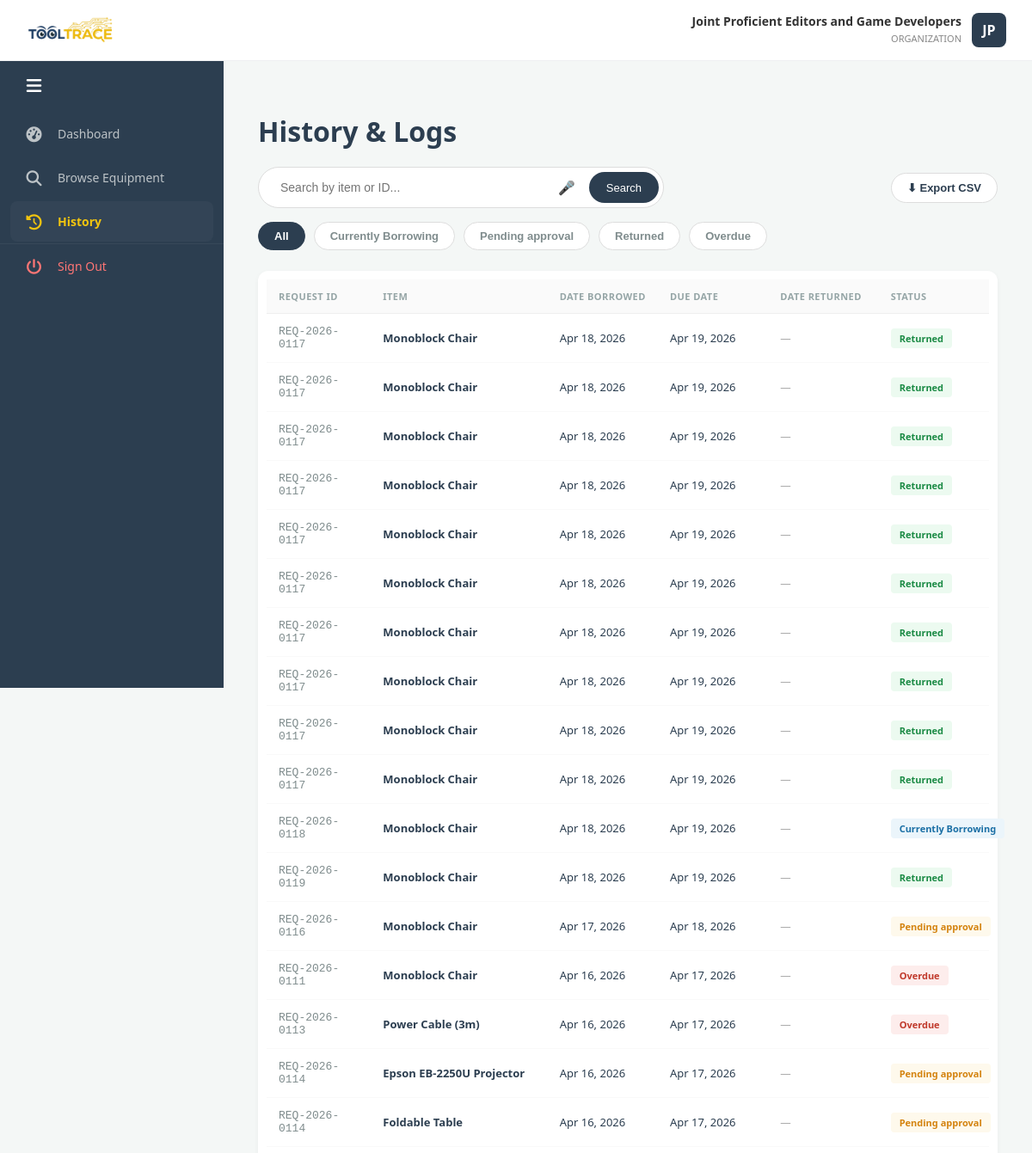
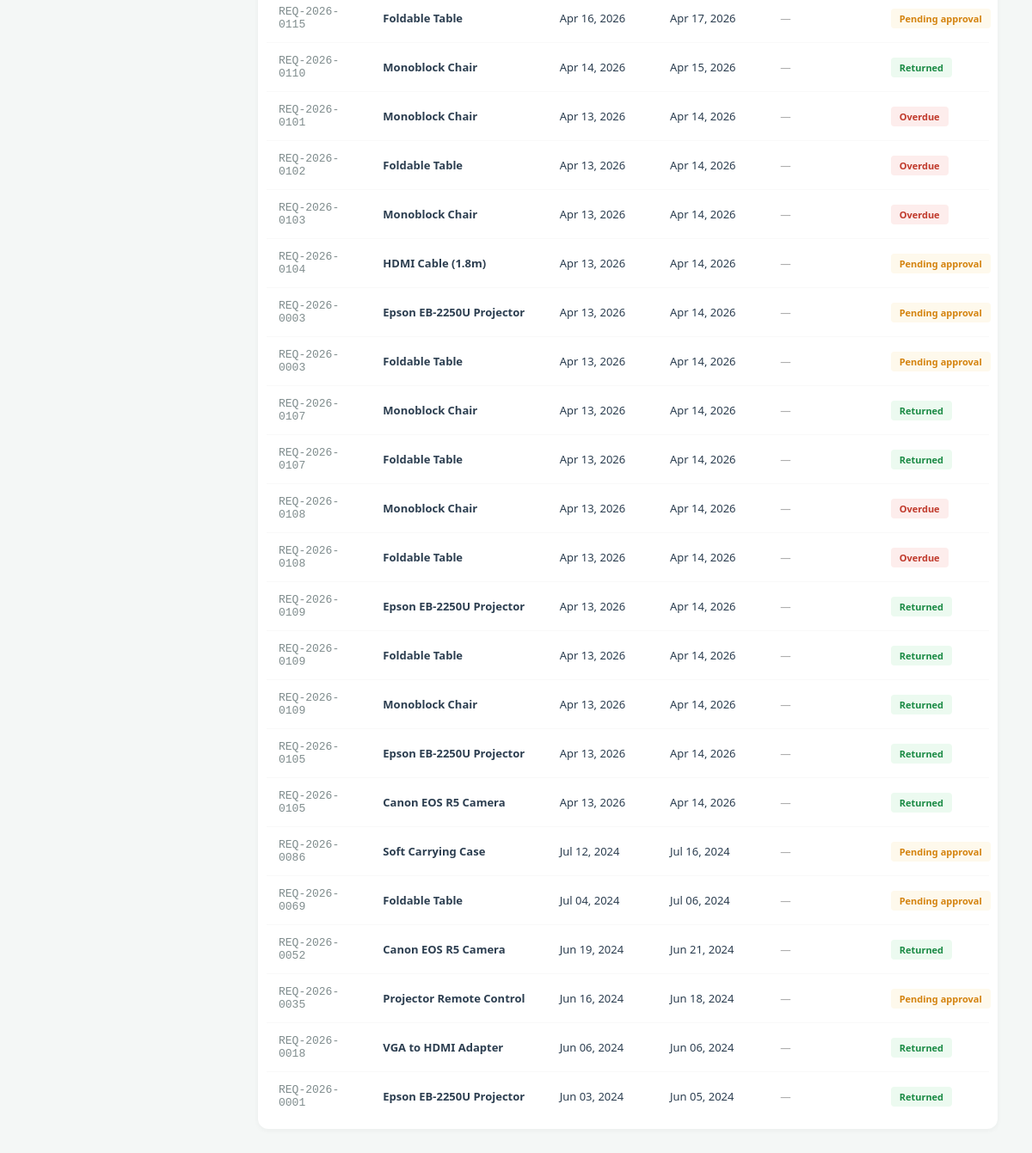
The page /org_history.php (signed in) on the database its author committed (2 pictures, top to bottom).
### tables this page shows
CREATE TABLE `borrow_transactions` (
  `transaction_id` varchar(20) NOT NULL,
  `request_group_id` varchar(20) DEFAULT NULL,
  `org_id` varchar(10) NOT NULL,
  `equipment_id` varchar(20) NOT NULL,
  `unit_id` int(11) DEFAULT NULL,
  `staff_id` int(11) NOT NULL,
  `purpose` varchar(255) DEFAULT NULL,
  `location` varchar(255) DEFAULT NULL,
  `officer_in_charge` varchar(120) DEFAULT NULL,
  `date_borrowed` date DEFAULT NULL,
  `due_date` date DEFAULT NULL,
  `date_returned` date DEFAULT NULL,
  `status` enum('Pending','Borrowed','Returned','Overdue','Lost') NOT NULL DEFAULT 'Pending',
  `approval_status` enum('Pending','Approved','Rejected') NOT NULL DEFAULT 'Pending',
  `approved_by_staff_id` int(11) DEFAULT NULL,
  `created_at` datetime DEFAULT current_timestamp(),
  `updated_at` datetime DEFAULT current_timestamp() ON UPDATE current_timestamp(),
  `oic_id_path` varchar(255) DEFAULT NULL,
  `oic_id_mime` varchar(100) DEFAULT NULL,
  `oic_id_original_name` varchar(255) DEFAULT NULL
);

CREATE TABLE `equipment` (
  `equipment_id` varchar(20) NOT NULL,
  `name` varchar(100) NOT NULL,
  `brand` varchar(50) DEFAULT NULL,
  `description` text DEFAULT NULL,
  `category` varchar(50) NOT NULL,
  `quantity` int(10) UNSIGNED NOT NULL DEFAULT 0,
  `serial_no` varchar(50) DEFAULT NULL,
  `location` varchar(100) DEFAULT NULL,
  `image` varchar(255) DEFAULT NULL,
  `created_at` datetime DEFAULT current_timestamp(),
  `updated_at` datetime DEFAULT current_timestamp() ON UPDATE current_timestamp()
);

### includes/config.php (called while the page is built, shortened)
<?php
function db(): PDO {
    static $pdo = null;
    if ($pdo === null) {
        try {
            $mysqlUrl = getenv('MYSQL_URL');
            if ($mysqlUrl) {
                $pdo = new PDO($mysqlUrl, [
                    PDO::ATTR_ERRMODE            => PDO::ERRMODE_EXCEPTION,
                    PDO::ATTR_DEFAULT_FETCH_MODE => PDO::FETCH_ASSOC,
                    PDO::ATTR_EMULATE_PREPARES   => false,
                ]);
            } else {
                $dsn = 'mysql:host=' . DB_HOST . ';dbname=' . DB_NAME . ';charset=' . DB_CHARSET;
                $pdo = new PDO($dsn, DB_USER, DB_PASS, [
                    PDO::ATTR_ERRMODE            => PDO::ERRMODE_EXCEPTION,
                    PDO::ATTR_DEFAULT_FETCH_MODE => PDO::FETCH_ASSOC,
                    PDO::ATTR_EMULATE_PREPARES   => false,
                ]);
            }
        } catch (PDOException $e) {
            die('Database connection failed: ' . $e->getMessage());
        }
    }
    return $pdo;
}
?>

### includes/borrow_requests_store.php (called while the page is built, shortened)
<?php
require_once __DIR__ . '/config.php';
function tooltrace_borrow_requests_for_org(string $orgEmail): array
{
    $orgEmail = strtolower(trim($orgEmail));
    $stmt = db()->prepare("
        SELECT
            bt.*,
            e.name        AS equipment_name,
            e.image       AS equipment_image,
            e.category    AS equipment_category,
            eu.unit_number,
            eu.condition_tag,
            o.org_name    AS organization_name,
            o.org_email   AS organization_email,
            s.name        AS staff_name,
            sa.name       AS approved_by_name
        FROM borrow_transactions bt
        LEFT JOIN equipment       e  ON bt.equipment_id = e.equipment_id
        LEFT JOIN equipment_units eu ON bt.unit_id      = eu.unit_id
        LEFT JOIN organizations   o  ON bt.org_id       = o.org_id
        LEFT JOIN staff           s  ON bt.staff_id     = s.staff_id
        LEFT JOIN staff           sa ON bt.approved_by_staff_id = sa.staff_id
        WHERE LOWER(o.org_email) = ?
        ORDER BY bt.date_borrowed DESC
    ");
    $stmt->execute([$orgEmail]);
    $rows = $stmt->fetchAll();
    return array_map('tooltrace_borrow_normalize_row', $rows);
}
function tooltrace_borrow_normalize_row(array $row): array
{
    $dueDateRaw      = $row['due_date']      ?? '';
    $dateBorrowedRaw = $row['date_borrowed'] ?? '';
    $requestGroupId  = $row['request_group_id'] ?? null;
    $requestId       = $requestGroupId ?: ($row['transaction_id'] ?? '');
    return [
        'request_id'         => $requestId,
        'transaction_id'     => $row['transaction_id']    ?? '',
        'request_group_id'   => $requestGroupId,
        'org_id'             => $row['org_id']            ?? '',
        'equipment_id'       => $row['equipment_id']      ?? '',
        'unit_id'            => $row['unit_id']           ?? null,
        'unit_number'        => $row['unit_number']       ?? null,
        'staff_id'           => $row['staff_id']          ?? null,
        'item'               => $row['equipment_name']    ?? '',
        'equipment_name'     => $row['equipment_name']    ?? '',
        'equipment_image'    => $row['equipment_image']   ?? '',
        'equipment_category' => $row['equipment_category'] ?? '',
        'condition_tag'      => $row['condition_tag']     ?? '',
        'organization_name'  => $row['organization_name']  ?? '',
        'organization_email' => $row['organization_email'] ?? '',
        'staff_name'         => $row['staff_name']        ?? '',
        'approved_by'        => $row['approved_by_name']  ?? '',
        'approved_by_staff_id' => $row['approved_by_staff_id'] ?? null,
        'purpose'            => $row['purpose']           ?? '',
        'oic_id_path'        => $row['oic_id_path']       ?? null,
        'oic_id_mime'        => $row['oic_id_mime']       ?? null,
        'oic_id_original_name' => $row['oic_id_original_name'] ?? null,
        'date_requested'     => $dateBorrowedRaw,
        'date_needed'        => $dateBorrowedRaw,
        'date_borrowed'      => $dateBorrowedRaw,
        'due_date'           => $dueDateRaw,
        'return_date'        => $dueDateRaw,
        'date_returned'      => $row['date_returned'] ?? '',
        'status'             => $row['status']            ?? 'Borrowed',
        'approval_status'    => $row['approval_status']   ?? 'Pending',
        'returned'           => !empty($row['date_returned']),
    ];
}
function tooltrace_borrow_request_approval_status(array $row): string
{
    $raw = strtolower(trim((string) ($row['approval_status'] ?? 'pending')));
    if ($raw === 'approved') return 'approved';
    return 'pending';
}
function tooltrace_borrow_item_label(array $row): string
{
    return $row['equipment_name'] ?? $row['item'] ?? 'Equipment';
}

### org_history.php (the view, shortened to what this page needs)
<?php
require_once __DIR__ . '/includes/borrow_requests_store.php';
$orgEmail = (string) $_SESSION['organization_email'];
$today = new DateTimeImmutable('today');
$history = [];
foreach (tooltrace_borrow_requests_for_org($orgEmail) as $r) {
    $ap = tooltrace_borrow_request_approval_status($r);
    $id         = isset($r['request_id']) ? (string) $r['request_id'] : 'REQ';
    $item       = tooltrace_borrow_item_label($r);
    $borrowed   = isset($r['date_needed'])
                    ? (string) $r['date_needed']
                    : (isset($r['date_requested']) ? (string) $r['date_requested'] : date('Y-m-d'));
    $retDate    = isset($r['return_date']) ? trim((string) $r['return_date']) : '';
    $returned   = !empty($r['returned']);
    $returnedOn = $returned && isset($r['returned_at']) ? (string) $r['returned_at'] : '';
    if ($ap === 'pending') {
        $status = 'Pending approval';
    } elseif ($returned) {
        $status = 'Returned';
    } elseif ($retDate !== '') {
        try {
            $rd = new DateTimeImmutable($retDate);
            $status = ($rd < $today) ? 'Overdue' : 'Currently Borrowing';
        } catch (Exception $e) {
            $status = 'Currently Borrowing';
        }
    } else {
        $status = 'Currently Borrowing';
    }
    $history[] = [
        'id'            => $id,
        'item'          => $item,
        'date_borrowed' => $borrowed,
        'due_date'      => $retDate,
        'date_returned' => $returnedOn,
        'status'        => $status,
    ];
}
usort($history, static fn($a, $b) =>
    strtotime($b['date_borrowed']) <=> strtotime($a['date_borrowed'])
);
$search = isset($_GET['search']) ? trim($_GET['search']) : '';
$filter = isset($_GET['filter']) ? $_GET['filter'] : 'All';
$filtered_history = array_filter($history, static function ($row) use ($filter, $search) {
    $matches_filter = ($filter === 'All' || $row['status'] === $filter);
    $matches_search = ($search === '' ||
                       stripos($row['item'], $search) !== false ||
                       stripos($row['id'],   $search) !== false);
    return $matches_filter && $matches_search;
});
$filtered_history = array_values($filtered_history);
?>
<!DOCTYPE html>
<html lang="en">
<head>
    <link rel="stylesheet" href="https://cdnjs.cloudflare.com/ajax/libs/font-awesome/6.4.0/css/all.min.css">
</head>
<body>
    <?php include 'navbar.php'; ?>
    <main class="main-wrapper">
        <h1 style="margin-bottom: 20px;">History &amp; Logs</h1>
        <div class="controls-container">
            <div class="top-bar">
                <form action="" method="GET" id="searchForm" class="search-box">
                    <input type="text" name="search" id="searchInput" class="search-input"
                           placeholder="Search by item or ID..."
                           value="<?php echo htmlspecialchars($search); ?>">
                    <button type="button" class="mic-btn" id="micBtn">🎤</button>
                    <button type="submit" class="btn-search">Search</button>
                </form>
                <button class="export-btn" onclick="exportCSV()">⬇ Export CSV</button>
            </div>
            <div class="filter-list">
                <?php
                $categories = ['All', 'Currently Borrowing', 'Pending approval', 'Returned', 'Overdue'];
                foreach ($categories as $cat):
                    $activeClass = ($filter === $cat) ? 'active' : '';
                ?>
                    <button type="button" class="filter-btn <?php echo $activeClass; ?>"
                            onclick="setFilter('<?php echo htmlspecialchars($cat); ?>')">
                        <?php echo htmlspecialchars($cat); ?>
                    </button>
                <?php endforeach; ?>
            </div>
        </div>
        <div class="history-card">
            <table id="historyTable">
                <thead>
                    <tr>
                        <th style="width:14%">Request ID</th>
                        <th style="width:26%">Item</th>
                        <th style="width:15%">Date Borrowed</th>
                        <th style="width:15%">Due Date</th>
                        <th style="width:15%">Date Returned</th>
                        <th style="width:15%">Status</th>
                    </tr>
                </thead>
                <tbody>
                    <?php if (empty($filtered_history)): ?>
                        <tr>
                            <td colspan="6">
                                <div class="empty-state">
                                    <i class="fa-solid fa-clock-rotate-left"></i>
                                    <?php if (empty($history)): ?>
                                        No borrow history yet.<br>
                                        <a href="borrow_list.php">Browse equipment</a> to get started.
                                    <?php else: ?>
                                        No records match your search or filter criteria.
                                    <?php endif; ?>
                                </div>
                            </td>
                        </tr>
                    <?php else: ?>
                        <?php foreach ($filtered_history as $row):
                            $cssStatus = strtolower(str_replace(' ', '-', $row['status']));
                            $searchText = strtolower($row['id'] . ' ' . $row['item']);
                        ?>
                        <tr data-status="<?php echo htmlspecialchars($row['status']); ?>"
                            data-search="<?php echo htmlspecialchars($searchText); ?>">
                            <td style="font-family:monospace; color:#7f8c8d;">
                                <?php echo htmlspecialchars($row['id']); ?>
                            </td>
                            <td><strong><?php echo htmlspecialchars($row['item']); ?></strong></td>
                            <td><?php echo $row['date_borrowed'] ? htmlspecialchars(date('M d, Y', strtotime($row['date_borrowed']))) : '<span class="muted">—</span>'; ?></td>
                            <td><?php echo $row['due_date'] ? htmlspecialchars(date('M d, Y', strtotime($row['due_date']))) : '<span class="muted">—</span>'; ?></td>
                            <td><?php echo $row['date_returned'] ? htmlspecialchars(date('M d, Y', strtotime($row['date_returned']))) : '<span class="muted">—</span>'; ?></td>
                            <td>
                                <span class="status <?php echo htmlspecialchars($cssStatus); ?>">
                                    <?php echo htmlspecialchars($row['status']); ?>
                                </span>
                            </td>
                        </tr>
                        <?php endforeach; ?>
                    <?php endif; ?>
                </tbody>
            </table>
        </div>
    </main>
</body>
</html>

### org_history.php (style rules this page uses)
:root { --primary: #2c3e50; --bg: #f4f7f6; }
body { font-family: 'Segoe UI', sans-serif; margin: 0; background: var(--bg); color: var(--primary); }
.controls-container { display: flex; flex-direction: column; gap: 16px; margin-bottom: 24px; }
.top-bar { display: flex; justify-content: space-between; align-items: center; flex-wrap: wrap; gap: 12px; }
.search-box { display: flex; gap: 10px; background: white; padding: 5px; border-radius: 30px; border: 1px solid #ddd; max-width: 460px; flex: 1; }
.search-input { flex: 1; border: none; padding: 10px 20px; outline: none; border-radius: 30px; font-size: 14px; }
.mic-btn { background: none; border: none; cursor: pointer; font-size: 16px; color: #7f8c8d; }
.btn-search { background: var(--primary); color: white; border: none; padding: 0 20px; border-radius: 20px; cursor: pointer; font-size: 13px; }
.export-btn { background: white; color: var(--primary); border: 1px solid #ddd; padding: 9px 18px; border-radius: 20px; font-size: 13px; font-weight: 600; cursor: pointer; white-space: nowrap; }
.filter-list { display: flex; gap: 10px; flex-wrap: wrap; }
.filter-btn { text-decoration: none; padding: 8px 18px; border-radius: 20px; font-size: 13px; font-weight: 600; background: white; color: #7f8c8d; border: 1px solid #ddd; transition: 0.2s; cursor: pointer; }
.filter-btn.active { background: var(--primary); color: white; border-color: var(--primary); }
.history-card { background: white; border-radius: 12px; padding: 10px; box-shadow: 0 2px 6px rgba(0,0,0,0.04); }
table { width: 100%; border-collapse: collapse; table-layout: fixed; }
th { text-align: left; padding: 12px 14px; background: #fafafa; color: #95a5a6; font-size: 11px; text-transform: uppercase; letter-spacing: .04em; border-bottom: 1px solid #eee; }
td { padding: 13px 14px; border-bottom: 1px solid #f9f9f9; font-size: 13px; word-break: break-word; }
tr:last-child td { border-bottom: none; }
.status { font-size: 11px; font-weight: 600; padding: 4px 10px; border-radius: 4px; white-space: nowrap; }
.returned { background: #ecfaf0; color: #1a8a44; }
.overdue { background: #fdedec; color: #c0392b; }
.currently-borrowing { background: #ebf5fb; color: #1a6fa5; }
.pending-approval { background: #fef9ec; color: #d4830f; }
.muted { color: #aaa; font-style: italic; }

### navbar.php (style rules this page uses)
:root { --primary: #2c3e50; --accent: #f1c40f; --bg: #f4f7f6; --text-muted: #bdc3c7; --header-h: 70px; --sidebar-expanded: 260px; --sidebar-collapsed: 75px; --transition: all 0.3s cubic-bezier(0.4, 0, 0.2, 1); }
body { margin: 0; font-family: 'Segoe UI', sans-serif; background: var(--bg); }
.main-wrapper { margin-left: var(--sidebar-expanded); margin-top: var(--header-h); padding: 40px; box-sizing: border-box; transition: var(--transition); }

### rows shown on the page
borrow_transactions: request_group "REQ-2026-0118", equipment.name "Monoblock Chair", date_borrowed "Apr 18, 2026", due_date "Apr 19, 2026", status "Currently Borrowing"
borrow_transactions: request_group "REQ-2026-0119", equipment.name "Monoblock Chair", date_borrowed "Apr 18, 2026", due_date "Apr 19, 2026", status "Returned"
borrow_transactions: request_group "REQ-2026-0116", equipment.name "Monoblock Chair", date_borrowed "Apr 17, 2026", due_date "Apr 18, 2026", status "Pending approval"
borrow_transactions: request_group "REQ-2026-0111", equipment.name "Monoblock Chair", date_borrowed "Apr 16, 2026", due_date "Apr 17, 2026", status "Overdue"
borrow_transactions: request_group "REQ-2026-0113", equipment.name "Power Cable (3m)", date_borrowed "Apr 16, 2026", due_date "Apr 17, 2026", status "Overdue"
borrow_transactions: request_group "REQ-2026-0114", equipment.name "Epson EB-2250U Projector", date_borrowed "Apr 16, 2026", due_date "Apr 17, 2026", status "Pending approval"
borrow_transactions: request_group "REQ-2026-0114", equipment.name "Foldable Table", date_borrowed "Apr 16, 2026", due_date "Apr 17, 2026", status "Pending approval"
borrow_transactions: request_group "REQ-2026-0115", equipment.name "Foldable Table", date_borrowed "Apr 16, 2026", due_date "Apr 17, 2026", status "Pending approval"
borrow_transactions: request_group "REQ-2026-0110", equipment.name "Monoblock Chair", date_borrowed "Apr 14, 2026", due_date "Apr 15, 2026", status "Returned"
borrow_transactions: request_group "REQ-2026-0101", equipment.name "Monoblock Chair", date_borrowed "Apr 13, 2026", due_date "Apr 14, 2026", status "Overdue"
borrow_transactions: request_group "REQ-2026-0102", equipment.name "Foldable Table", date_borrowed "Apr 13, 2026", due_date "Apr 14, 2026", status "Overdue"
borrow_transactions: request_group "REQ-2026-0103", equipment.name "Monoblock Chair", date_borrowed "Apr 13, 2026", due_date "Apr 14, 2026", status "Overdue"
borrow_transactions: request_group "REQ-2026-0104", equipment.name "HDMI Cable (1.8m)", date_borrowed "Apr 13, 2026", due_date "Apr 14, 2026", status "Pending approval"
borrow_transactions: request_group "REQ-2026-0003", equipment.name "Epson EB-2250U Projector", date_borrowed "Apr 13, 2026", due_date "Apr 14, 2026", status "Pending approval"
borrow_transactions: request_group "REQ-2026-0003", equipment.name "Foldable Table", date_borrowed "Apr 13, 2026", due_date "Apr 14, 2026", status "Pending approval"
borrow_transactions: request_group "REQ-2026-0107", equipment.name "Monoblock Chair", date_borrowed "Apr 13, 2026", due_date "Apr 14, 2026", status "Returned"
borrow_transactions: request_group "REQ-2026-0107", equipment.name "Foldable Table", date_borrowed "Apr 13, 2026", due_date "Apr 14, 2026", status "Returned"
borrow_transactions: request_group "REQ-2026-0108", equipment.name "Monoblock Chair", date_borrowed "Apr 13, 2026", due_date "Apr 14, 2026", status "Overdue"
borrow_transactions: request_group "REQ-2026-0108", equipment.name "Foldable Table", date_borrowed "Apr 13, 2026", due_date "Apr 14, 2026", status "Overdue"
borrow_transactions: request_group "REQ-2026-0109", equipment.name "Epson EB-2250U Projector", date_borrowed "Apr 13, 2026", due_date "Apr 14, 2026", status "Returned"
borrow_transactions: request_group "REQ-2026-0109", equipment.name "Foldable Table", date_borrowed "Apr 13, 2026", due_date "Apr 14, 2026", status "Returned"
borrow_transactions: request_group "REQ-2026-0109", equipment.name "Monoblock Chair", date_borrowed "Apr 13, 2026", due_date "Apr 14, 2026", status "Returned"
borrow_transactions: request_group "REQ-2026-0105", equipment.name "Epson EB-2250U Projector", date_borrowed "Apr 13, 2026", due_date "Apr 14, 2026", status "Returned"
borrow_transactions: request_group "REQ-2026-0105", equipment.name "Canon EOS R5 Camera", date_borrowed "Apr 13, 2026", due_date "Apr 14, 2026", status "Returned"
borrow_transactions: request_group "REQ-2026-0086", equipment.name "Soft Carrying Case", date_borrowed "Jul 12, 2024", due_date "Jul 16, 2024", status "Pending approval"
borrow_transactions: request_group "REQ-2026-0069", equipment.name "Foldable Table", date_borrowed "Jul 04, 2024", due_date "Jul 06, 2024", status "Pending approval"
borrow_transactions: request_group "REQ-2026-0052", equipment.name "Canon EOS R5 Camera", date_borrowed "Jun 19, 2024", due_date "Jun 21, 2024", status "Returned"
borrow_transactions: request_group "REQ-2026-0035", equipment.name "Projector Remote Control", date_borrowed "Jun 16, 2024", due_date "Jun 18, 2024", status "Pending approval"
borrow_transactions: request_group "REQ-2026-0018", equipment.name "VGA to HDMI Adapter", date_borrowed "Jun 06, 2024", due_date "Jun 06, 2024", status "Returned"
borrow_transactions: request_group "REQ-2026-0001", equipment.name "Epson EB-2250U Projector", date_borrowed "Jun 03, 2024", due_date "Jun 05, 2024", status "Returned"

### other values the page prints
$user_name "Joint Proficient Editors and Game Developers"
$user_subtitle "ORGANIZATION"
$initials "JP"
$item['label'] "Dashboard"
$item['label'] "Browse Equipment"
$item['label'] "History"
$cat "All"
$cat "Currently Borrowing"
$cat "Pending approval"
$cat "Returned"
$cat "Overdue"
$row['id'] "REQ-2026-0117"
$row['item'] "Monoblock Chair"
date('M d, Y', strtotime($row['date_borrowed'])) "Apr 18, 2026"
date('M d, Y', strtotime($row['due_date'])) "Apr 19, 2026"
